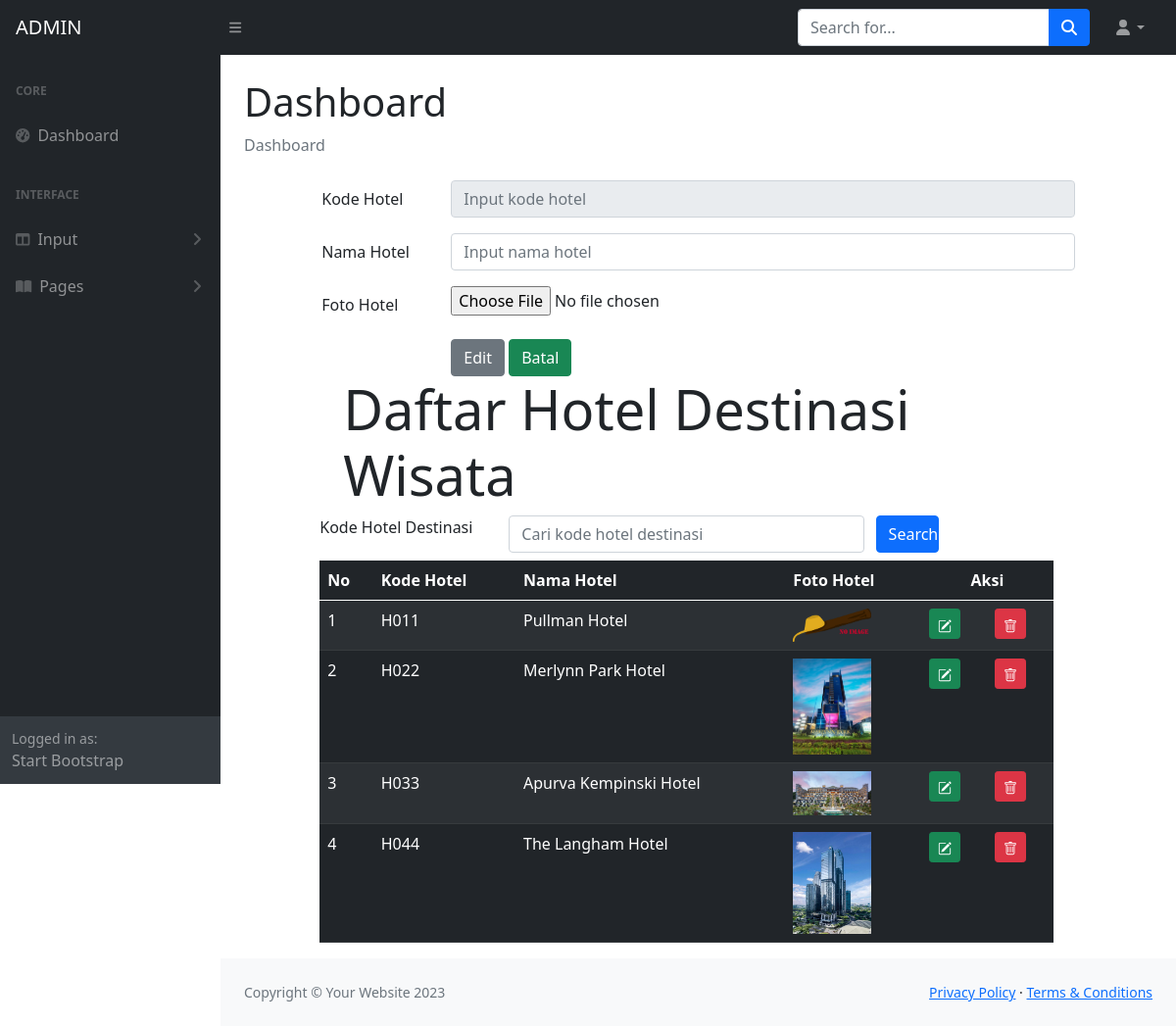
Page /WEBDEV2324-A/ADMIN/hotelEDIT.php on the committed database.
### tables this page shows
CREATE TABLE `hotel` (
  `hotelKODE` char(4) NOT NULL,
  `hotelNAMA` char(255) NOT NULL,
  `hotelFILE` char(255) NOT NULL
);

### WEBDEV2324-A/ADMIN/hotelEDIT.php (the view, shortened to what this page needs)
<!DOCTYPE html>
<html>
<?php include "INCLUDE/head.php"?>
<body class="sb-nav-fixed">
    <?php include "INCLUDE/menunav.php"?>
    <div id="layoutSidenav">
        <?php include "INCLUDE/menu.php"?>
        <div id="layoutSidenav_content">
            <main>
                <div class="container-fluid px-4">
                    <h1 class="mt-4">Dashboard</h1>
                    <ol class="breadcrumb mb-4">
                        <li class="breadcrumb-item active">Dashboard</li>
                    </ol>
<?php
	include "include/config.php";
	$hotelkode = $_GET['Edit'];
	$edithotel = mysqli_query($connection, "select * from hotel where hotelKODE = '$hotelkode'");
	$rowedit = mysqli_fetch_array($edithotel);
?>
<head>
	<link rel="stylesheet" type="text/css" href="css/bootstrap.min.css">
	<link rel="stylesheet" type="text/css" href="https://cdnjs.cloudflare.com/ajax/libs/select2/4.0.13/css/select2.min.css">
	<link rel="stylesheet" href="https://cdn.jsdelivr.net/npm/bootstrap-icons@1.10.2/font/bootstrap-icons.css">
</head>
<body>
<div class="row">
	<div class="col-sm-1"></div>
	<div class="col-sm-10">
		<form method="POST" enctype="multipart/form-data">
			<div class="mb-3 row">
    	<label for="kodehotel" class="col-sm-2 col-form-label">Kode Hotel</label>
    	<div class="col-sm-10">
      		<input type="text" class="form-control" name="hotelkode" id="kodehotel" placeholder="Input kode hotel" maxlength="4" value="<?php echo $rowedit["hotelKODE"]?>" readonly>
    	</div>
	</div>
	<div class="mb-3 row">
    	<label for="namahotel" class="col-sm-2 col-form-label">Nama Hotel</label>
    	<div class="col-sm-10">
      		<input type="text" class="form-control" name="hotelnama" id="namahotel" placeholder="Input nama hotel" value="<?php echo $rowedit["hotelNAMA"]?>">
    	</div>
  </div>
  <div class="mb-3 row">
			<label for="file" class="col-sm-2 col-form-label">Foto Hotel</label>
			<div class="col-sm-10">
				<input type="file" id="file" name="file">
			</div>
		</div>
	<div class="form-group row">
		<div class="col-sm-2"></div>
		<div class="col-sm-10">
			<input type="submit" class="btn btn-secondary" value="Edit" name="Ubah">
			<input type="reset" class="btn btn-success" value="Batal" name="Batal">
		</div>
	</div>
</form>
</div>
<div class="row">
	<div class="col-sm-1"></div>
	<div class="col-sm-10">
		<div class="jumbotron jumbotron-fluid">
			<div class="container">
				<h1 class="display-4">Daftar Hotel Destinasi Wisata</h1>
			</div>
		</div>
	<form method="POST">
		<div class="form-group row mb-2">
			<label for="search" class="col-sm-3">Kode Hotel Destinasi</label>
			<div class="col-sm-6">
				<input type="text" name="search" class="form-control" id="search" value="<?php if (isset($_POST['search'])) {echo $_POST["search"];} ?>" placeholder="Cari kode hotel destinasi">
			</div>
			<input type="submit" name="kirim" class="col-sm-1 btn btn-primary" value="Search">
		</div>
	</form>
<table class="table table-dark table-striped">
  <thead>
    <tr>
      <th>No</th>
				<th>Kode Hotel</th>
				<th>Nama Hotel</th>
				<th>Foto Hotel</th>
      <th colspan="2" style="text-align: center">Aksi</th>
    </tr>
  </thead>
  <tbody>
  <?php
  	if(isset ($_POST["kirim"]))
  	{
  		$search = $_POST["search"];
  		$query = mysqli_query($connection, "select *
  			from hotel
  			where hotelKODE like '%".$search."%'");
  	} else
  		{
  			$query = mysqli_query($connection,"select * from hotel");
  		}
  	$nomor = 1;
  	while($row = mysqli_fetch_array($query))
  	{
  ?>
    <tr>
      <td><?php echo $nomor; ?></td>
      <td><?php echo $row['hotelKODE']; ?></td>
      <td><?php echo $row['hotelNAMA']; ?></td>
	  <td>
		  <?php if(is_file("images/".$row['hotelFILE']))
		  { ?>
		  	  <img src="images/<?php echo $row['hotelFILE']?>" width="80">
		  <?php } else
			  echo "<img src='images/noimage.png' width='80'>"
		  ?>
	  </td>
      <td>
						<a href="hotelEDIT.php?Edit=<?php echo $row['hotelKODE']?>" class="btn btn-success btn-sm" title="EDIT">
						</a>
					</td>
					<td>
						<a href="hotelHAPUS.php?hapus=<?php echo $row['hotelKODE']?>" class="btn btn-danger btn-sm" title="DELETE">
						</a>
					</td>
				</tr>
			<?php $nomor = $nomor + 1;?>
			<?php }	?>
		</tbody>
	</table>
	</div>
	<div class="col-sm-1"></div>
</div>
</body>
</div>
                </main>
                <?php include "INCLUDE/footer.php"?>
            </div>
        </div>
    </body>
</html>

### rows in the picture
hotel: hotelKODE "H011", hotelNAMA "Pullman Hotel"
hotel: hotelKODE "H022", hotelNAMA "Merlynn Park Hotel", hotelFILE (picture)
hotel: hotelKODE "H033", hotelNAMA "Apurva Kempinski Hotel", hotelFILE (picture)
hotel: hotelKODE "H044", hotelNAMA "The Langham Hotel", hotelFILE (picture)
